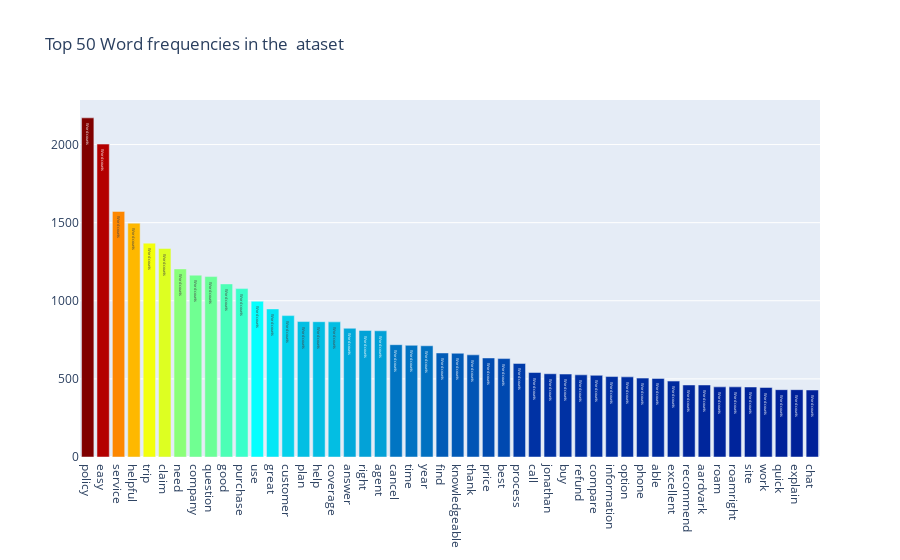

Write notebook code for a chart like this one.
### Code cell
dt = [go.Bar(
            x = all_words.index.values[2:50],
            y = all_words.values[2:50],
            marker= dict(colorscale='Jet',
                         color = all_words.values[2:100]
                        ),
            text='Word counts'
    )]

layout = go.Layout(
    title='Top 50 Word frequencies in the  ataset'
)

fig = go.Figure(data=dt, layout=layout)

py.iplot(fig, filename='basic-bar')

### Figure 1 — Plotly figure (JSON) as saved in the notebook; plotly's stock layout.template omitted (floating-point values rounded to 4 significant figures)
{"data": [{"marker": {"color": [2171, 2003, 1572, 1497, 1369, 1335, 1204, 1164, 1155, 1108, 1078, 997, 948, 905, 867, 866, 865, 824, 810, 808, 719, 715, 712, 666, 664, 654, 634, 630, 599, 541, 533, 531, 526, 523, 515, 513, 505, 503, 486, 461, 461, 449, 449, 448, 445, 431, 431, 429, 423, 403, 387, 382, 381, 368, 353, 353, 350, 346, 337, 336, 331, 325, 317, 305, 305, 294, 294, 293, 292, 291, 288, 288, 280, 276, 276, 275, 273, 266, 266, 262, 262, 260, 259, 257, 249, 245, 244, 243, 242, 240, 237, 232, 230, 228, 226, 216, 214, 213], "colorscale": [[0, "rgb(0,0,131)"], [0.2, "rgb(0,60,170)"], [0.4, "rgb(5,255,255)"], [0.6, "rgb(255,255,0)"], [0.8, "rgb(250,0,0)"], [1, "rgb(128,0,0)"]]}, "text": "Word counts", "type": "bar", "y": [2171, 2003, 1572, 1497, 1369, 1335, 1204, 1164, 1155, 1108, 1078, 997, 948, 905, 867, 866, 865, 824, 810, 808, 719, 715, 712, 666, 664, 654, 634, 630, 599, 541, 533, 531, 526, 523, 515, 513, 505, 503, 486, 461, 461, 449, 449, 448, 445, 431, 431, 429], "x": ["policy", "easy", "service", "helpful", "trip", "claim", "need", "company", "question", "good", "purchase", "use", "great", "customer", "plan", "help", "coverage", "answer", "right", "agent", "cancel", "time", "year", "find", "knowledgeable", "thank", "price", "best", "process", "call", "jonathan", "buy", "refund", "compare", "information", "option", "phone", "able", "excellent", "recommend", "aardvark", "roam", "roamright", "site", "work", "quick", "explain", "chat"]}], "layout": {"title": {"text": "Top 50 Word frequencies in the  ataset"}}}
